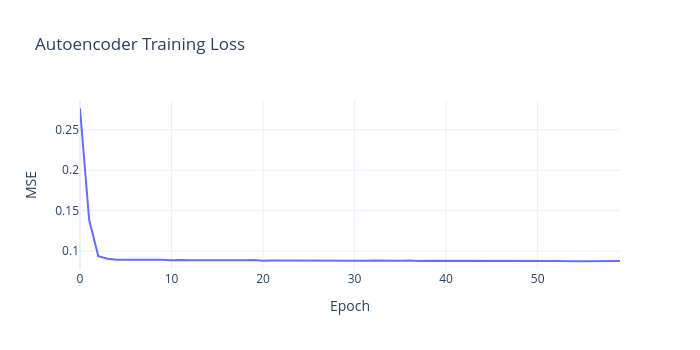

Notebook source saved alongside this figure:
### Code cell
# --- Prepare data as JAX arrays ---
X_jax = jnp.array(X_all[:, :, None])  # (N, T, 1)

BATCH_SIZE = 256
EPOCHS = 60
N = len(X_all)

# Optimiser with cosine decay
schedule = optax.cosine_decay_schedule(init_value=1e-3, decay_steps=EPOCHS * (N // BATCH_SIZE + 1))
tx = optax.adam(learning_rate=schedule)
opt_state = tx.init(params)

# --- JIT‑compiled training step ---
@jax.jit
def train_step(params, batch_stats, opt_state, batch):
    def loss_fn(params):
        (x_hat, z), updates = model_ae.apply(
            {'params': params, 'batch_stats': batch_stats},
            batch, train=True, mutable=['batch_stats']
        )
        loss = jnp.mean((x_hat - batch) ** 2)
        return loss, updates

    (loss, updates), grads = jax.value_and_grad(loss_fn, has_aux=True)(params)
    param_updates, opt_state_new = tx.update(grads, opt_state, params)
    params_new = optax.apply_updates(params, param_updates)
    return params_new, updates['batch_stats'], opt_state_new, loss

# --- Training loop ---
rng = np.random.default_rng(SEED)
losses = []

for epoch in range(1, EPOCHS + 1):
    perm = rng.permutation(N)
    epoch_loss = 0.0
    n_batches = 0
    for start in range(0, N, BATCH_SIZE):
        idx = perm[start : start + BATCH_SIZE]
        batch = X_jax[idx]
        params, batch_stats, opt_state, loss = train_step(params, batch_stats, opt_state, batch)
        epoch_loss += float(loss)
        n_batches += 1
    avg = epoch_loss / n_batches
    losses.append(avg)
    if epoch % 10 == 0 or epoch == 1:
        print(f"Epoch {epoch:3d}/{EPOCHS}  loss={avg:.6f}")

fig = go.Figure(go.Scatter(y=losses, mode='lines', name='MSE Loss'))
fig.update_layout(title="Autoencoder Training Loss",
                  xaxis_title="Epoch", yaxis_title="MSE",
                  template="plotly_white", width=700, height=350)
fig.show()

### Figure 1 — Plotly figure (JSON) as saved in the notebook; plotly's stock layout.template omitted (floating-point values rounded to 4 significant figures)
{"data": [{"mode": "lines", "name": "MSE Loss", "type": "scatter", "y": [0.2764, 0.1387, 0.09375, 0.09063, 0.08954, 0.08957, 0.08957, 0.08942, 0.08963, 0.08924, 0.08868, 0.08917, 0.08873, 0.08859, 0.08918, 0.08857, 0.08853, 0.08876, 0.08877, 0.08904, 0.08824, 0.08845, 0.08837, 0.08825, 0.08815, 0.08846, 0.0882, 0.08811, 0.08781, 0.08801, 0.08825, 0.08827, 0.08853, 0.08817, 0.08806, 0.08801, 0.08837, 0.08773, 0.08818, 0.08807, 0.08794, 0.08802, 0.08778, 0.08761, 0.08771, 0.08769, 0.0879, 0.08787, 0.08764, 0.08726, 0.08771, 0.08771, 0.0878, 0.08722, 0.08752, 0.08745, 0.08751, 0.08792, 0.08738, 0.08776]}], "layout": {"height": 350, "title": {"text": "Autoencoder Training Loss"}, "width": 700, "xaxis": {"title": {"text": "Epoch"}}, "yaxis": {"title": {"text": "MSE"}}}}
